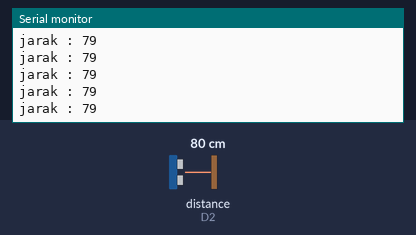
This sketch was run on a simulated ESP8266 (NodeMCU). Shown: the last lines printed to the serial monitor. Wiring (inferred from the names in the program): ultrasonic range finder: trigger D1; echo D2. The test bench sets the inputs (shaded band); at power-on: distance to the obstacle (sensor on D2) 80 cm. The echo pulse lasts 58.3 µs per cm.

Above: at 1.2 s.
1.3 s: distance to the obstacle (sensor on D2) set to 18 cm
At 2.1 s:
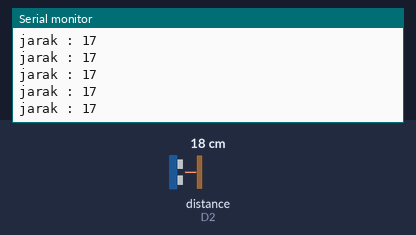
4.3 s: distance to the obstacle (sensor on D2) set to 2 cm
At 4.8 s:
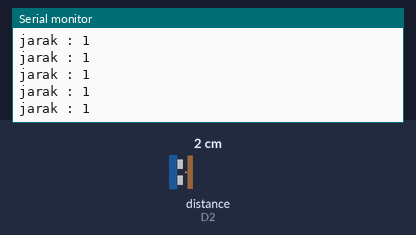
5.8 s: distance to the obstacle (sensor on D2) set to 35 cm
At 6.6 s:
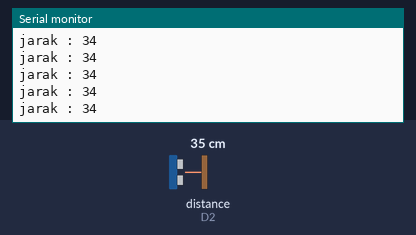
8.8 s: distance to the obstacle (sensor on D2) set to 4 cm
At 9.8 s:
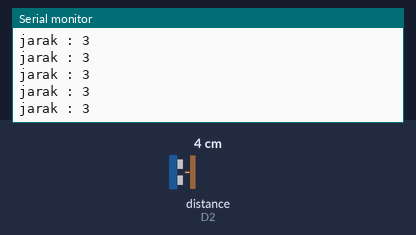
11.8 s: distance to the obstacle (sensor on D2) set to 60 cm
At 12.9 s:
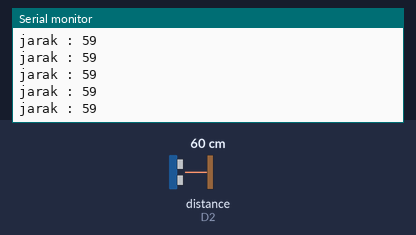
14.8 s: distance to the obstacle (sensor on D2) set to 9 cm
At 15.6 s:
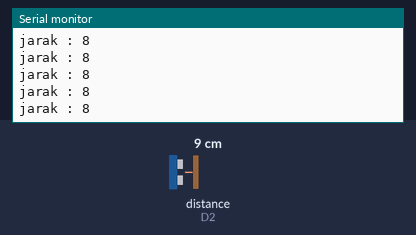
Timing chart, 0 to 17.8 s (numbered marks = the images above; inputs shaded):
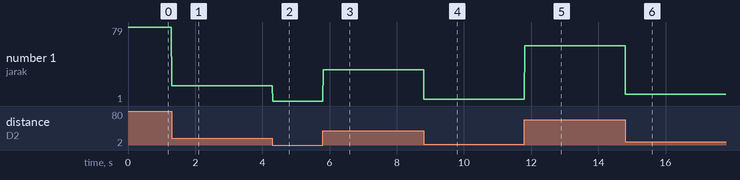

Measured:
- after the input at 1.3 s, the serial monitor: prints a new line at once (image 1)
- after the input at 4.3 s, the serial monitor: prints a new line at once (image 2)
- after the input at 5.8 s, the serial monitor: prints a new line at once (image 3)
- after the input at 8.8 s, the serial monitor: prints a new line at once (image 4)
- after the input at 11.8 s, the serial monitor: prints a new line at once (image 5)
- after the input at 14.8 s, the serial monitor: prints a new line at once (image 6)
- plotted number 1: 79 → 17 after the input at 1.3 s, 17 → 1 after the input at 4.3 s, 1 → 34 after the input at 5.8 s, 34 → 3 after the input at 8.8 s, 3 → 59 after the input at 11.8 s

The sketch:

ultrasonic.ino
```cpp
#define echoPin D2
#define trigPin D1

long durasi;
int jarak;

void setup() {
  // put your setup code here, to run once:

  pinMode(trigPin, OUTPUT);
  pinMode(echoPin, INPUT);

  Serial.begin(9600);
}

void loop() {

  // reset triger
  digitalWrite(trigPin, HIGH);
  delayMicroseconds(2);

  // pin triger sebagai HIGH selama 10 mikro detik
  digitalWrite(trigPin, HIGH);
  delayMicroseconds(10);
  digitalWrite(trigPin, LOW);

  // membaca echoPin, mengembalikan waktu gelombang suara dalam mikro detik
  durasi = pulseIn(echoPin, HIGH);
  jarak = durasi*0.034/2;

  Serial.print("jarak : ");
  Serial.println(jarak);
//
//  if(jarak <= 30){
//
//    Serial.println("Objek sudah dekat");
//
//    }else{
//
//      Serial.println("Jarak Aman");
//
//      }
}
```
